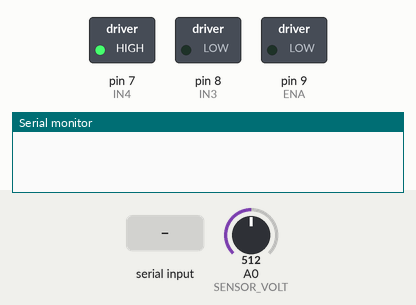
Recording of a sketch running on a simulated Arduino Uno, built with avr-gcc and run on an emulated ATmega328P. Shown: switched loads named in the sketch (green lamp = pin HIGH), the last lines printed to the serial monitor. Inputs (shaded band) come from the test bench; at power-on: A0 (SENSOR_VOLT) = 512.

Above: at 1.2 s.
1.3 s: "S90\n" received over Serial
At 1.46 s:
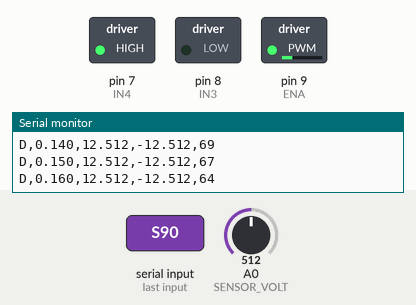
3.2 s: A0 (SENSOR_VOLT) set to 15
6.2 s: "S,45\n" received over Serial
At 6.33 s:
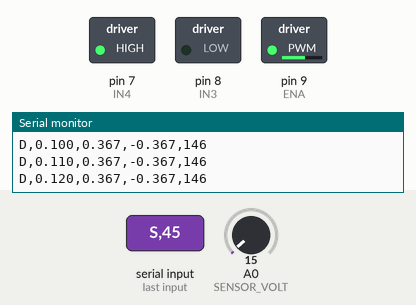
9.2 s: A0 (SENSOR_VOLT) set to 35
12.2 s: A0 (SENSOR_VOLT) set to 122
Timing chart, 0 to 15.2 s (numbered marks = the images above; inputs shaded):
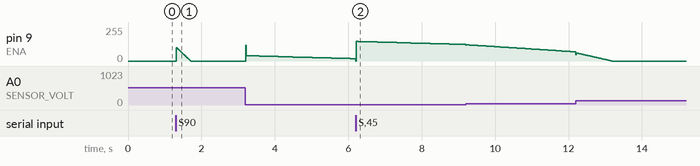

Measured:
- after the input at 1.3 s, pin 9 (ENA): rises from 0/255 to 101/255 in 0.01 s, then falls to 0/255 in 0.39 s

The sketch:

PID_MotorGenerador.ino
```cpp
// ============================================================
//  Controlador PID discreto (forma incremental / velocidad)
//  Planta: motor - generador DC
//  Control en VOLTIOS, parametros por serial desde la HMI
// ============================================================
//
//  PROTOCOLO SERIAL
//  ----------------
//  Recibe:
//    P,kp,ti,td,ts   -> carga parametros (solo con el motor detenido)
//    B,bias,vfuente  -> punto de operacion y voltaje de la fuente
//    S,ref           -> inicia el control con esa consigna
//    R,ref           -> cambia la consigna en caliente
//    X               -> detiene, PWM a cero
//    Q               -> consulta los parametros actuales
//
//  Envia:
//    D,tiempo,voltaje,error,pwm   -> una linea por muestra
//    OK_PARAM / OK_START / OK_STOP / PARAM,...
// ============================================================

// --- Parametros del controlador ---
float Kp = 0.163414;
float Ti = 0.165463865649618;
float Td = 0.018299369825879;
float Ts = 0.01;              // segundos
float q0, q1, q2;

unsigned long TsMs = 10;      // Ts en milisegundos

// --- Escala del sensor ---
const float CUENTAS_POR_VOLT = 1023.0 / 25.0;

// --- Punto de operacion y actuador ---
// El controlador trabaja en VOLTIOS (igual que el modelo de Simulink).
// BIAS es la parte fija que la identificacion incremental no cubre.
float BIAS          = 7.0;    // voltios que se le mandan al motor en reposo
float VOLT_FUENTE   = 12.0;   // alimentacion del motor
float PWM_POR_VOLT  = 255.0 / 12.0;

// --- Variables del Sistema ---
float puntoConsigna = 0.0;    // VOLTIOS
float valorProceso;
float error;
float errorAnterior;
float errorPrevio;
float salidaControl;          // VOLTIOS (salida del controlador)
float salidaControlAnterior;
int   pwmAplicado = 0;        // lo que realmente recibe el motor

bool controlActivo = false;

unsigned long tiempoActual, tiempoAnterior, tiempoInicio;

// --- Pines de Hardware ---
#define ENA          9
#define IN3          8
#define IN4          7
#define SENSOR_VOLT  A0

// ------------------------------------------------------------
void calcularConstantes()
{
    q0 =  Kp * (1.0 + Ts / (2.0 * Ti) + Td / Ts);
    q1 = -Kp * (1.0 - Ts / (2.0 * Ti) + (2.0 * Td) / Ts);
    q2 =  Kp * (Td / Ts);
}

void reiniciarEstado()
{
    error                 = 0.0;
    errorAnterior         = 0.0;
    errorPrevio           = 0.0;
    salidaControl         = 0.0;
    salidaControlAnterior = 0.0;
    pwmAplicado           = 0;
    analogWrite(ENA, 0);
}

void enviarParametros()
{
    Serial.print("PARAM,");
    Serial.print(Kp, 6);  Serial.print(",");
    Serial.print(Ti, 6);  Serial.print(",");
    Serial.print(Td, 6);  Serial.print(",");
    Serial.print(Ts, 4);  Serial.print(",");
    Serial.print(BIAS, 3); Serial.print(",");
    Serial.println(VOLT_FUENTE, 2);
}

// ------------------------------------------------------------
void procesarComando()
{
    if (!Serial.available()) return;

    String linea = Serial.readStringUntil('\n');
    linea.trim();
    if (linea.length() == 0) return;

    char cmd = linea.charAt(0);

    // ---- Cargar parametros ----
    if (cmd == 'P')
    {
        int p1 = linea.indexOf(',');
        int p2 = linea.indexOf(',', p1 + 1);
        int p3 = linea.indexOf(',', p2 + 1);
        int p4 = linea.indexOf(',', p3 + 1);

        if (p1 < 0 || p2 < 0 || p3 < 0 || p4 < 0) return;

        float nKp = linea.substring(p1 + 1, p2).toFloat();
        float nTi = linea.substring(p2 + 1, p3).toFloat();
        float nTd = linea.substring(p3 + 1, p4).toFloat();
        float nTs = linea.substring(p4 + 1).toFloat();

        // Ti y Ts no pueden ser cero (van en denominadores)
        if (nTi <= 0.0) return;
        if (nTs <= 0.0) return;

        Kp = nKp;  Ti = nTi;  Td = nTd;  Ts = nTs;

        TsMs = (unsigned long)(Ts * 1000.0);
        if (TsMs < 1) TsMs = 1;

        calcularConstantes();
        reiniciarEstado();
        controlActivo = false;

        Serial.println("OK_PARAM");
    }

    // ---- Iniciar control ----
    else if (cmd == 'S')
    {
        int p1 = linea.indexOf(',');
        if (p1 > 0)
        {
            float v = linea.substring(p1 + 1).toFloat();
            if (v >= 0.0 && v <= 25.0) puntoConsigna = v;
        }

        reiniciarEstado();

        tiempoAnterior = millis();
        tiempoInicio   = tiempoAnterior;
        controlActivo  = true;

        Serial.println("OK_START");
    }

    // ---- Cambiar consigna en caliente ----
    else if (cmd == 'R')
    {
        int p1 = linea.indexOf(',');
        if (p1 > 0)
        {
            float v = linea.substring(p1 + 1).toFloat();
            if (v >= 0.0 && v <= 25.0) puntoConsigna = v;
        }
    }

    // ---- Detener ----
    else if (cmd == 'X')
    {
        controlActivo = false;
        reiniciarEstado();
        Serial.println("OK_STOP");
    }

    // ---- Bias y voltaje de fuente ----
    else if (cmd == 'B')
    {
        int p1 = linea.indexOf(',');
        int p2 = linea.indexOf(',', p1 + 1);
        if (p1 < 0 || p2 < 0) return;

        float nBias = linea.substring(p1 + 1, p2).toFloat();
        float nVf   = linea.substring(p2 + 1).toFloat();

        if (nVf <= 0.0) return;
        if (nBias < 0.0 || nBias > nVf) return;

        BIAS         = nBias;
        VOLT_FUENTE  = nVf;
        PWM_POR_VOLT = 255.0 / VOLT_FUENTE;

        reiniciarEstado();
        controlActivo = false;

        Serial.println("OK_BIAS");
    }

    // ---- Consultar parametros ----
    else if (cmd == 'Q')
    {
        enviarParametros();
    }
}

// ------------------------------------------------------------
void setup()
{
    Serial.begin(115200);

    pinMode(ENA, OUTPUT);
    pinMode(IN3, OUTPUT);
    pinMode(IN4, OUTPUT);

    digitalWrite(IN3, LOW);
    digitalWrite(IN4, HIGH);

    analogWrite(ENA, 0);

    TsMs = (unsigned long)(Ts * 1000.0);
    PWM_POR_VOLT = 255.0 / VOLT_FUENTE;
    calcularConstantes();
    reiniciarEstado();

    tiempoAnterior = millis();
}

// ------------------------------------------------------------
void loop()
{
    procesarComando();

    if (!controlActivo) return;

    tiempoActual = millis();

    if (tiempoActual - tiempoAnterior >= TsMs)
    {
        // 1. Leer el sensor y pasarlo a voltios
        int adc = analogRead(SENSOR_VOLT);
        valorProceso = adc / CUENTAS_POR_VOLT;

        // 2. Error en voltios
        error = puntoConsigna - valorProceso;

        // 3. Salida del controlador, en VOLTIOS
        salidaControl = (q0 * error)
                      + (q1 * errorAnterior)
                      + (q2 * errorPrevio)
                      + salidaControlAnterior;

        // 4. Sumar el punto de operacion y convertir a PWM
        float pwm = (salidaControl + BIAS) * PWM_POR_VOLT;
        pwm = constrain(pwm, 0.0, 255.0);
        pwmAplicado = (int)pwm;

        // 5. Aplicar al motor
        analogWrite(ENA, pwmAplicado);

        // 6. Anti-windup: devolver el valor saturado en unidades del modelo
        salidaControlAnterior = (pwm / PWM_POR_VOLT) - BIAS;
        errorPrevio           = errorAnterior;
        errorAnterior         = error;

        // 7. Temporizador
        tiempoAnterior = tiempoActual;

        // 8. Enviar muestra
        Serial.print("D,");
        Serial.print((tiempoActual - tiempoInicio) / 1000.0, 3);  Serial.print(",");
        Serial.print(valorProceso, 3);                            Serial.print(",");
        Serial.print(error, 3);                                   Serial.print(",");
        Serial.println(pwmAplicado);
    }
}
```
